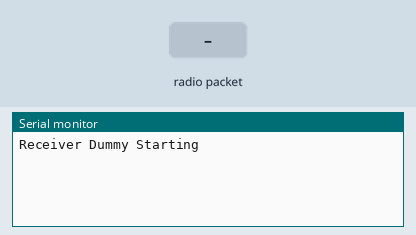
This sketch was run on a simulated Arduino Uno, built with avr-gcc and run on an emulated ATmega328P. Parts: the last lines printed to the serial monitor. The inputs (shaded band) are chosen by the test bench. No radio packets arrive unless stated.

Above: at 1.2 s.
1.3 s: radio packet "1" arrives
At 2.1 s:
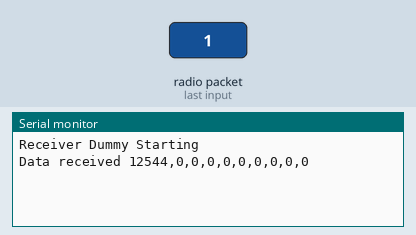
2.8 s: radio packet "0" arrives
At 3.2 s:
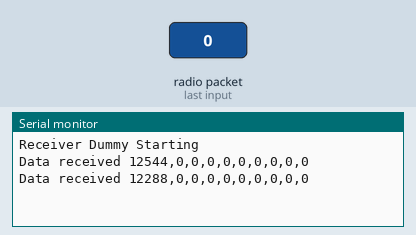
4.3 s: radio packet "2" arrives
At 5.6 s:
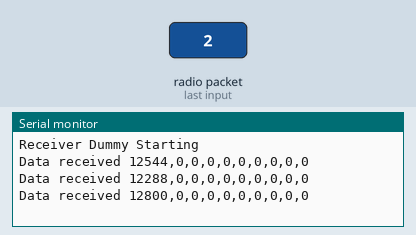

Measured:
- after the input at 1.3 s, the serial monitor: prints a new line at once (image 1)
- after the input at 2.8 s, the serial monitor: prints a new line at once (image 2)
- after the input at 4.3 s, the serial monitor: prints a new line at once (image 3)

The sketch:

rc_receiver_dummy.ino
```cpp
#include <SPI.h>
#include <nRF24L01.h>
#include <RF24.h>

#define CE_PIN   7
#define CSN_PIN 8

const byte address[5] = {'0','0','0','0','1'};

RF24 radio(CE_PIN, CSN_PIN);

byte dataReceived[16]; // this must match dataToSend in the TX
bool newData = false;

void setup() {

    Serial.begin(9600);

    Serial.println("Receiver Dummy Starting");
    radio.begin();
    radio.setDataRate( RF24_250KBPS );
    radio.openReadingPipe(1, address);
    radio.startListening();
}

void loop() {
    readData();
    printData();
}

void readData() {
    if ( radio.available() ) {
        radio.read( &dataReceived, sizeof(dataReceived) );
        newData = true;
    }
}

void printData() {
    if (newData == true) {
        Serial.print("Data received ");
        for (int i = 0; i < 11; i+= 2) {
          int val = int(dataReceived[i]<<8) + int(dataReceived[i+1]);
          Serial.print(val);
          Serial.print(',');
        }
        Serial.print(dataReceived[12]);
        Serial.print(',');
        Serial.print(dataReceived[13]);
        Serial.print(',');
        Serial.print(dataReceived[14]);
        Serial.print(',');
        Serial.print(dataReceived[15]);
        Serial.println();

        newData = false;
    }
}
```
